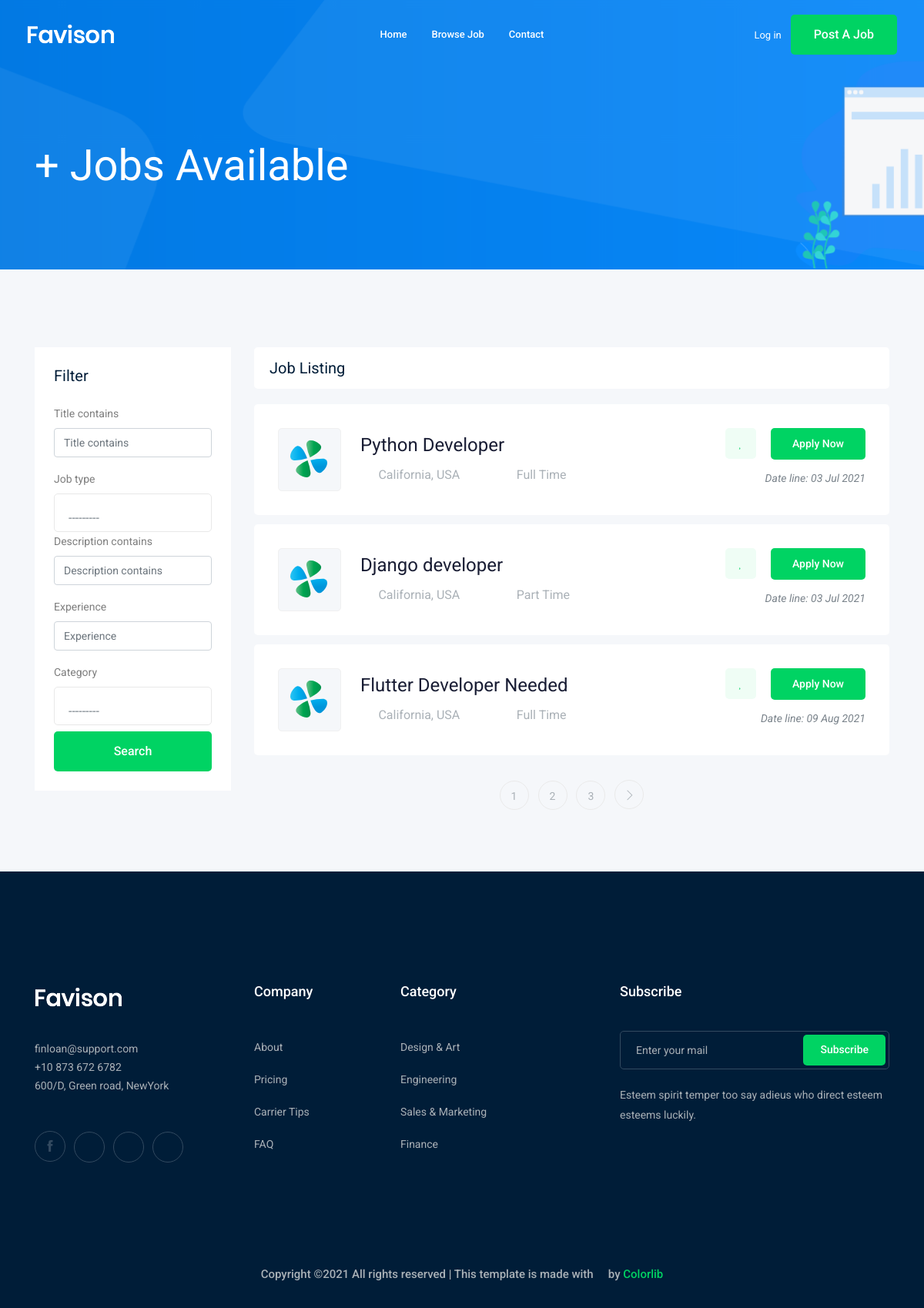
Screenshot of /jobs/ with the database file from the repository.
### Job/models.py (models this page shows, shortened)
class Job(models.Model) : # create table
    owner = models.ForeignKey(User , related_name='job_owner' , on_delete=models.CASCADE)
    title = models.CharField(max_length=100) # column
    job_type = models.CharField(max_length=15,choices=JOB_TYPE)
    description = models.TextField(max_length=1000)
    published_at = models.DateTimeField(auto_now=True)
    vacancy = models.IntegerField(default=1) # No of Position
    salary = models.IntegerField(default=0)
    experience = models.IntegerField(default=1)
    category = models.ForeignKey('Category',on_delete=models.CASCADE)
    image = models.ImageField(upload_to = image_upload)
    slug = models.SlugField(blank = True , null = True)
    def __str__(self):
        return self.title

### Job/views.py (the view)
# urls.py: path('',views.job_list , name = 'job_list'),
def job_list(request):
    job_list = Job.objects.all()
    myfilter = JobFilter(request.GET ,queryset=job_list)
    job_list = myfilter.qs # job_list after filtering
    paginator = Paginator(job_list, 3) # Show # of jobs per page.
    page_number = request.GET.get('page')
    page_obj = paginator.get_page(page_number)
    context = {'jobs' : page_obj ,'myfilter':myfilter} # template name
    return render(request , 'job/job_list.html' ,context)

### Job/models.py (called while the page is built)
    def __str__(self):
        return self.name

### Job/templates/job/job_list.html (shortened to what this page needs)
{% extends 'base.html' %}
{% load bootstrap4 %}
{% block body%}
    <div class="bradcam_area bradcam_bg_1">
        <div class="container">
            <div class="row">
                <div class="col-xl-12">
                    <div class="bradcam_text">
                        <h3>{{jobs.count}}+ Jobs Available</h3>
                    </div>
                </div>
            </div>
        </div>
    </div>
    <div class="job_listing_area plus_padding">
        <div class="container">
            <div class="row">
                <div class="col-lg-3">
                    <div class="job_filter white-bg">
                        <div class="form_inner white-bg">
                            <h3>Filter</h3>
                            <form action="#" method="GET">
                                {% bootstrap_form myfilter.form %}
                                <input type="submit" value="search" class="boxed-btn3 w-100 mt-2"/>
                            </form>
                        </div>
                    </div>
                </div>
                <div class="col-lg-9">
                    <div class="recent_joblist_wrap">
                        <div class="recent_joblist white-bg ">
                            <div class="row align-items-center">
                                <div class="col-md-6">
                                    <h4>Job Listing</h4>
                                </div>
                            </div>
                        </div>
                    </div>
                    <div class="job_lists m-0">
                        <div class="row">
                            {% for job in jobs %}
                            <div class="col-lg-12 col-md-12">
                                <div class="single_jobs white-bg d-flex justify-content-between">
                                    <div class="jobs_left d-flex align-items-center">
                                        <div class="thumb">
                                            <img src="img/svg_icon/1.svg" alt="">
                                        </div>
                                        <div class="jobs_conetent">
                                            <a href="{% url 'jobs:job_detail' job.slug %}"><h4>{{job}}</h4></a>
                                            <div class="links_locat d-flex align-items-center">
                                                <div class="location">
                                                    <p> <i class="fa fa-map-marker"></i> California, USA</p>
                                                </div>
                                                <div class="location">
                                                    <p> <i class="fa fa-clock-o"></i> {{job.job_type}} </p>
                                                </div>
                                            </div>
                                        </div>
                                    </div>
                                    <div class="jobs_right">
                                        <div class="apply_now">
                                            <a class="heart_mark" href="#"> <i class="fa fa-heart"></i> </a>
                                            <a href="{% url 'jobs:job_detail' job.slug %}" class="boxed-btn3">Apply Now</a>
                                        </div>
                                        <div class="date">
                                            <p>Date line: {{ job.published_at| date:'d M o' }}</p>
                                        </div>
                                    </div>
                                </div>
                            </div>
                            {% endfor %}
                        </div>
                        {% if jobs.has_other_pages %}
                            <div class="row">
                                <div class="col-lg-12">
                                    <div class="pagination_wrap">
                                        <ul>
                                            {% for i in  jobs.paginator.page_range %}
                                                <li><a href="?page={{i}}"><span>{{i}}</span></a></li>
                                            {% endfor %}
                                            {% if jobs.has_next %}
                                                <li><a href="?page={{jobs.next_page_number}}"> <i class="ti-angle-right"></i> </a></li>
                                            {% endif %}
                                        </ul>
                                    </div>
                                </div>
                            </div>
                        {% endif %}
                    </div>
                </div>
            </div>
        </div>
    </div>
{% endblock body%}

### rows the page displays
Job: title "Python Developer", job_type "Full Time", published_at "03 Jul 2021"
Job: title "Django developer", job_type "Part Time", published_at "03 Jul 2021"
Job: title "Flutter Developer Needed", job_type "Full Time", published_at "09 Aug 2021"

### other values shown
{{ i }} "1" "2" "3"
